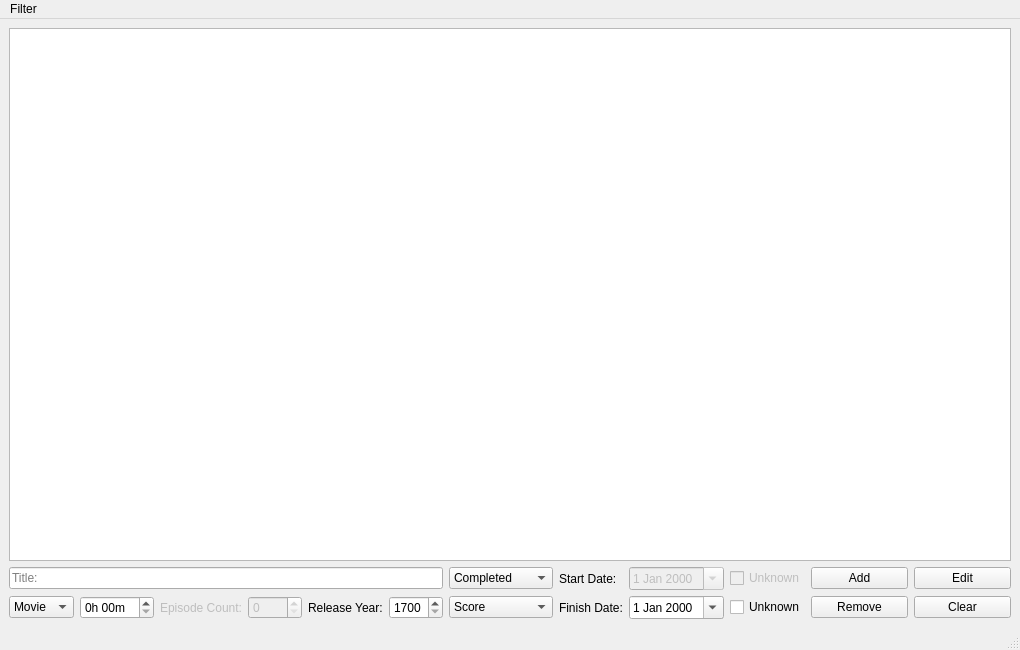
<?xml version="1.0" encoding="UTF-8"?>
<ui version="4.0">
 <class>MainWindow</class>
 <widget class="QMainWindow" name="MainWindow">
  <property name="geometry">
   <rect>
    <x>0</x>
    <y>0</y>
    <width>1020</width>
    <height>650</height>
   </rect>
  </property>
  <property name="windowTitle">
   <string>Filmmory</string>
  </property>
  <widget class="QWidget" name="centralwidget">
   <layout class="QGridLayout" name="gridLayout">
    <item row="3" column="9">
     <widget class="QCheckBox" name="unknown_finish_date">
      <property name="enabled">
       <bool>true</bool>
      </property>
      <property name="text">
       <string>Unknown</string>
      </property>
     </widget>
    </item>
    <item row="2" column="6">
     <widget class="QComboBox" name="status_combo">
      <property name="sizePolicy">
       <sizepolicy hsizetype="Minimum" vsizetype="Fixed">
        <horstretch>0</horstretch>
        <verstretch>0</verstretch>
       </sizepolicy>
      </property>
      <property name="autoFillBackground">
       <bool>false</bool>
      </property>
      <property name="editable">
       <bool>false</bool>
      </property>
      <property name="currentText">
       <string>Completed</string>
      </property>
      <item>
       <property name="text">
        <string>Completed</string>
       </property>
      </item>
      <item>
       <property name="text">
        <string>Watching</string>
       </property>
      </item>
      <item>
       <property name="text">
        <string>Plan to Watch</string>
       </property>
      </item>
     </widget>
    </item>
    <item row="2" column="8">
     <widget class="QDateEdit" name="start_date">
      <property name="enabled">
       <bool>false</bool>
      </property>
      <property name="sizePolicy">
       <sizepolicy hsizetype="Fixed" vsizetype="Fixed">
        <horstretch>0</horstretch>
        <verstretch>0</verstretch>
       </sizepolicy>
      </property>
      <property name="minimumSize">
       <size>
        <width>85</width>
        <height>0</height>
       </size>
      </property>
      <property name="dateTime">
       <datetime>
        <hour>0</hour>
        <minute>0</minute>
        <second>0</second>
        <year>2000</year>
        <month>1</month>
        <day>1</day>
       </datetime>
      </property>
      <property name="minimumDate">
       <date>
        <year>1900</year>
        <month>1</month>
        <day>1</day>
       </date>
      </property>
      <property name="calendarPopup">
       <bool>true</bool>
      </property>
     </widget>
    </item>
    <item row="2" column="7">
     <widget class="QLabel" name="start_date_label">
      <property name="sizePolicy">
       <sizepolicy hsizetype="Fixed" vsizetype="Preferred">
        <horstretch>0</horstretch>
        <verstretch>0</verstretch>
       </sizepolicy>
      </property>
      <property name="text">
       <string>Start Date:</string>
      </property>
     </widget>
    </item>
    <item row="2" column="9">
     <widget class="QCheckBox" name="unknown_start_date">
      <property name="enabled">
       <bool>false</bool>
      </property>
      <property name="sizePolicy">
       <sizepolicy hsizetype="Fixed" vsizetype="Fixed">
        <horstretch>0</horstretch>
        <verstretch>0</verstretch>
       </sizepolicy>
      </property>
      <property name="text">
       <string>Unknown</string>
      </property>
     </widget>
    </item>
    <item row="3" column="8">
     <widget class="QDateEdit" name="finish_date">
      <property name="enabled">
       <bool>true</bool>
      </property>
      <property name="sizePolicy">
       <sizepolicy hsizetype="Fixed" vsizetype="Fixed">
        <horstretch>0</horstretch>
        <verstretch>0</verstretch>
       </sizepolicy>
      </property>
      <property name="minimumSize">
       <size>
        <width>85</width>
        <height>0</height>
       </size>
      </property>
      <property name="showGroupSeparator" stdset="0">
       <bool>false</bool>
      </property>
      <property name="minimumDate">
       <date>
        <year>1900</year>
        <month>1</month>
        <day>1</day>
       </date>
      </property>
      <property name="calendarPopup">
       <bool>true</bool>
      </property>
     </widget>
    </item>
    <item row="3" column="6">
     <widget class="QComboBox" name="score_combo">
      <property name="sizePolicy">
       <sizepolicy hsizetype="Minimum" vsizetype="Fixed">
        <horstretch>0</horstretch>
        <verstretch>0</verstretch>
       </sizepolicy>
      </property>
      <property name="editable">
       <bool>false</bool>
      </property>
      <property name="currentText">
       <string>Score</string>
      </property>
      <item>
       <property name="text">
        <string>Score</string>
       </property>
      </item>
      <item>
       <property name="text">
        <string>10</string>
       </property>
      </item>
      <item>
       <property name="text">
        <string>9</string>
       </property>
      </item>
      <item>
       <property name="text">
        <string>8</string>
       </property>
      </item>
      <item>
       <property name="text">
        <string>7</string>
       </property>
      </item>
      <item>
       <property name="text">
        <string>6</string>
       </property>
      </item>
      <item>
       <property name="text">
        <string>5</string>
       </property>
      </item>
      <item>
       <property name="text">
        <string>4</string>
       </property>
      </item>
      <item>
       <property name="text">
        <string>3</string>
       </property>
      </item>
      <item>
       <property name="text">
        <string>2</string>
       </property>
      </item>
      <item>
       <property name="text">
        <string>1</string>
       </property>
      </item>
     </widget>
    </item>
    <item row="2" column="11">
     <widget class="QPushButton" name="edit_button">
      <property name="sizePolicy">
       <sizepolicy hsizetype="Expanding" vsizetype="Fixed">
        <horstretch>0</horstretch>
        <verstretch>0</verstretch>
       </sizepolicy>
      </property>
      <property name="text">
       <string>Edit</string>
      </property>
     </widget>
    </item>
    <item row="3" column="7">
     <widget class="QLabel" name="finish_date_label">
      <property name="sizePolicy">
       <sizepolicy hsizetype="Fixed" vsizetype="Preferred">
        <horstretch>0</horstretch>
        <verstretch>0</verstretch>
       </sizepolicy>
      </property>
      <property name="text">
       <string>Finish Date:</string>
      </property>
     </widget>
    </item>
    <item row="3" column="11">
     <widget class="QPushButton" name="clear_button">
      <property name="sizePolicy">
       <sizepolicy hsizetype="Expanding" vsizetype="Fixed">
        <horstretch>0</horstretch>
        <verstretch>0</verstretch>
       </sizepolicy>
      </property>
      <property name="text">
       <string>Clear</string>
      </property>
     </widget>
    </item>
    <item row="0" column="0" colspan="12">
     <widget class="QTableView" name="movie_table_view">
      <property name="editTriggers">
       <set>QAbstractItemView::NoEditTriggers</set>
      </property>
      <property name="sortingEnabled">
       <bool>true</bool>
      </property>
     </widget>
    </item>
    <item row="3" column="3">
     <widget class="QSpinBox" name="ep_count_spin">
      <property name="enabled">
       <bool>false</bool>
      </property>
      <property name="maximum">
       <number>9999</number>
      </property>
     </widget>
    </item>
    <item row="3" column="4">
     <widget class="QLabel" name="release_year_label">
      <property name="text">
       <string>Release Year:</string>
      </property>
     </widget>
    </item>
    <item row="3" column="0">
     <widget class="QComboBox" name="type_combo">
      <property name="sizePolicy">
       <sizepolicy hsizetype="Preferred" vsizetype="Fixed">
        <horstretch>0</horstretch>
        <verstretch>0</verstretch>
       </sizepolicy>
      </property>
      <item>
       <property name="text">
        <string>Movie</string>
       </property>
      </item>
      <item>
       <property name="text">
        <string>Series</string>
       </property>
      </item>
     </widget>
    </item>
    <item row="3" column="2">
     <widget class="QLabel" name="ep_count_label">
      <property name="enabled">
       <bool>false</bool>
      </property>
      <property name="text">
       <string>Episode Count:</string>
      </property>
     </widget>
    </item>
    <item row="3" column="1">
     <widget class="QTimeEdit" name="runtime_spin">
      <property name="displayFormat">
       <string>H'h' mm'm'</string>
      </property>
     </widget>
    </item>
    <item row="2" column="0" colspan="6">
     <widget class="QLineEdit" name="title">
      <property name="sizePolicy">
       <sizepolicy hsizetype="Expanding" vsizetype="Fixed">
        <horstretch>0</horstretch>
        <verstretch>0</verstretch>
       </sizepolicy>
      </property>
      <property name="autoFillBackground">
       <bool>false</bool>
      </property>
      <property name="text">
       <string/>
      </property>
      <property name="frame">
       <bool>true</bool>
      </property>
      <property name="placeholderText">
       <string>Title:</string>
      </property>
      <property name="clearButtonEnabled">
       <bool>true</bool>
      </property>
     </widget>
    </item>
    <item row="3" column="5">
     <widget class="QSpinBox" name="release_year_spin">
      <property name="minimum">
       <number>1700</number>
      </property>
      <property name="maximum">
       <number>9999</number>
      </property>
     </widget>
    </item>
    <item row="2" column="10">
     <widget class="QPushButton" name="add_button">
      <property name="sizePolicy">
       <sizepolicy hsizetype="Expanding" vsizetype="Fixed">
        <horstretch>0</horstretch>
        <verstretch>0</verstretch>
       </sizepolicy>
      </property>
      <property name="text">
       <string>Add</string>
      </property>
     </widget>
    </item>
    <item row="3" column="10">
     <widget class="QPushButton" name="remove_button">
      <property name="sizePolicy">
       <sizepolicy hsizetype="Expanding" vsizetype="Fixed">
        <horstretch>0</horstretch>
        <verstretch>0</verstretch>
       </sizepolicy>
      </property>
      <property name="text">
       <string>Remove</string>
      </property>
     </widget>
    </item>
   </layout>
  </widget>
  <widget class="QMenuBar" name="menubar">
   <property name="geometry">
    <rect>
     <x>0</x>
     <y>0</y>
     <width>1020</width>
     <height>21</height>
    </rect>
   </property>
   <widget class="QMenu" name="menuFilter">
    <property name="title">
     <string>Filter</string>
    </property>
    <addaction name="actionAll"/>
    <addaction name="actionCompleted"/>
    <addaction name="actionWatching"/>
    <addaction name="actionPlan_to_Watch"/>
   </widget>
   <addaction name="menuFilter"/>
  </widget>
  <widget class="QStatusBar" name="statusbar"/>
  <action name="actionAll">
   <property name="checkable">
    <bool>true</bool>
   </property>
   <property name="checked">
    <bool>true</bool>
   </property>
   <property name="text">
    <string>All</string>
   </property>
  </action>
  <action name="actionCompleted">
   <property name="checkable">
    <bool>true</bool>
   </property>
   <property name="text">
    <string>Completed</string>
   </property>
  </action>
  <action name="actionWatching">
   <property name="checkable">
    <bool>true</bool>
   </property>
   <property name="text">
    <string>Watching</string>
   </property>
  </action>
  <action name="actionPlan_to_Watch">
   <property name="checkable">
    <bool>true</bool>
   </property>
   <property name="text">
    <string>Plan to Watch</string>
   </property>
  </action>
 </widget>
 <tabstops>
  <tabstop>movie_table_view</tabstop>
  <tabstop>title</tabstop>
  <tabstop>status_combo</tabstop>
  <tabstop>score_combo</tabstop>
  <tabstop>start_date</tabstop>
  <tabstop>unknown_start_date</tabstop>
  <tabstop>finish_date</tabstop>
  <tabstop>unknown_finish_date</tabstop>
  <tabstop>edit_button</tabstop>
  <tabstop>clear_button</tabstop>
 </tabstops>
 <resources/>
 <connections/>
</ui>
